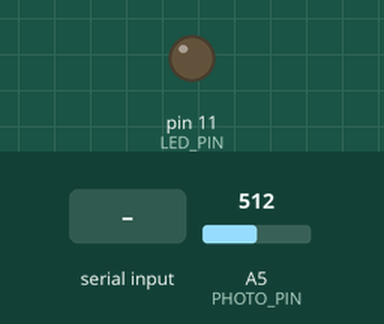
Simulated run of this sketch. Board: Arduino Uno, built with avr-gcc and run on an emulated ATmega328P. Parts: output pins drawn as LEDs (lit = HIGH). Inputs (shaded band) come from the test bench; at power-on: A5 (PHOTO_PIN) = 512. What the sketch prints to the serial monitor is not drawn.

Above: at 0.9 s.
1.0 s: "1" received over Serial
3.5 s: "90,45\n" received over Serial
Timing chart, 0 to 6.5 s (numbered marks = the images above; inputs shaded):
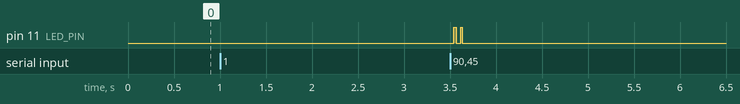

The sketch:

TFL.ino
```cpp
#define CRC12_POLY 0x180D      // x^12 + x^11 + x^3 + x^2 + x + 1
#define CRC16_POLY 0x8005      // x^16 + x^15 + x^2 + 1
#define CRC_CCITT_POLY 0x1021  // x^16 + x^12 + x^5 + 1
#define CRC3_POLY 0x07         // x^3 + 1
#define CRC4_POLY 0x13         // x^4 + x + 1
#define CRC5_POLY 0x25         // x^5 + x^2 + 1
#define CRC6_POLY 0x43         // x^6 + x + 1

#define LED_PIN 11    // Definir el pin del LED
#define PHOTO_PIN A5  // Pin donde se conecta el fototransistor

int option;

String receivedData = "";
unsigned int selectPolynomial(int option);
String charToBinary(char ch);
unsigned int binaryToHex(const String& binary);
int polyDegree(unsigned int poly);
int getCharsPerFrame(int degree);
String calculateCRC(const String& frame, unsigned int poly);
void showBinaryOnLED(const String& binaryStr);

void setup() {
  Serial.begin(9600);
  pinMode(LED_PIN, OUTPUT);
  Serial.println("Ingrese una palabra:");
  while (Serial.available() == 0);
  String word = Serial.readString();

  // Solicitar método CRC
  Serial.println("1. CRC-12");
  Serial.println("2. CRC-16");
  Serial.println("3. CRC-CCITT");
  Serial.println("4. CRC-3");
  Serial.println("5. CRC-4");
  Serial.println("6. CRC-5");
  Serial.println("7. CRC-6");

  while (Serial.available() == 0);
  option = Serial.parseInt();


  // Calcular y mostrar CRC por tramas basadas en el grado del polinomio
  unsigned int poly = selectPolynomial(option);
  int degree = polyDegree(poly);
  int charsPerFrame = getCharsPerFrame(degree);  // Calcular caracteres por trama basado en el grado


  String finalCRC = "";

  for (size_t i = 0; i < word.length(); i += charsPerFrame) {
    String extendedFrame = "";

    for (size_t j = 0; j < charsPerFrame && (i + j) < word.length(); j++) {
      extendedFrame += word[i + j];
    }

    // Si la trama no es completamente llena, ajustamos la longitud
    if (extendedFrame.length() < charsPerFrame) {
      // Si es la última trama, completa con caracteres de relleno (como un espacio o algo similar si es necesario)
      while (extendedFrame.length() < charsPerFrame) {
        extendedFrame += " ";  // Usamos espacio como relleno
      }
    }

    // Construir la representación binaria de la trama
    String binaryExtendedFrame = "";
    for (size_t j = 0; j < extendedFrame.length(); j++) {
      binaryExtendedFrame += charToBinary(extendedFrame[j]);
    }

    // Agregar ceros según el grado del polinomio
    for (int k = 0; k < degree; k++) {
      binaryExtendedFrame += "0";  // Agregar ceros al final
    }

    // Calcular CRC
    String crc = calculateCRC(binaryExtendedFrame, poly);
    String finalCRC = binaryExtendedFrame.substring(0, binaryExtendedFrame.length() - degree) + crc;

    Serial.print("Trama: ");
    Serial.print(extendedFrame);
    Serial.print(" (Extendido: ");
    Serial.print(binaryExtendedFrame);
    Serial.print(") Residuo: ");
    Serial.println(crc);
    Serial.print("Trama resultante: ");
    Serial.println(finalCRC);
    showBinaryOnLED(finalCRC);

}
  processReceivedData(receivedData, poly, degree, charsPerFrame);

  // Mostrar el CRC resultante completo a través del LED
  digitalWrite(LED_PIN, LOW);
}

void loop() {
  // El código no requiere un loop en este caso
}

unsigned int selectPolynomial(int option) {
  switch (option) {
    case 1: return CRC12_POLY;
    case 2: return CRC16_POLY;
    case 3: return CRC_CCITT_POLY;
    case 4: return CRC3_POLY;
    case 5: return CRC4_POLY;
    case 6: return CRC5_POLY;
    case 7: return CRC6_POLY;
    default: return 0;
  }
}

String charToBinary(char ch) {
  String binary = "";
  for (int i = 7; i >= 0; i--) {
    binary += (ch & (1 << i)) ? '1' : '0';
  }
  return binary;
}

unsigned int binaryToHex(const String& binary) {
  unsigned int hexValue = 0;
  for (size_t i = 0; i < binary.length(); i++) {
    hexValue = (hexValue << 1) | (binary[i] == '1' ? 1 : 0);
  }
  return hexValue;
}

int polyDegree(unsigned int poly) {
  int degree = 0;
  while (poly) {
    poly >>= 1;  // Desplazar a la derecha
    degree++;    // Aumentar el contador
  }
  return degree - 1;  // Restar 1 para obtener el grado
}

int getCharsPerFrame(int degree) {
  // Divide según el tamaño del polinomio
  if (degree <= 8) return 1;
  else return (degree + 7) / 8; // Redondeo para grados mayores
}

String calculateCRC(const String& frame, unsigned int poly) {
  unsigned int remainder = 0;
  for (size_t i = 0; i < frame.length(); i++) {
    remainder <<= 1;
    remainder |= (frame[i] == '1' ? 1 : 0);
    if (remainder & (1 << polyDegree(poly))) remainder ^= poly;
  }
  String crc = "";
  for (int i = polyDegree(poly) - 1; i >= 0; i--) {
    crc += ((remainder >> i) & 1) ? "1" : "0";
  }
  return crc;
}

void showBinaryOnLED(const String& binaryStr) {
  // Mostrar cada bit del resultado en el LED
  for (size_t i = 0; i < binaryStr.length(); i++) {
    // Encender o apagar el LED según el bit
    digitalWrite(LED_PIN, (binaryStr[i] == '1') ? HIGH : LOW);
    delay(10);  // Esperar un tiempo antes de mostrar el siguiente bit
    // Leer el valor del fototransistor durante el parpadeo del LED
    delay(5);
    int sensorValue = analogRead(PHOTO_PIN);  // Leer el valor del fototransistor
    if (sensorValue < 1021) {
      receivedData += "1";  // Si el valor es menor que 1021, es un 1
    } else {
      receivedData += "0";  // Si es mayor, es un 0
    }
  }
}

void processReceivedData(String receivedData, unsigned int poly, int degree, int charsPerFrame) {
  String binaryFrame = receivedData;

  String finalMessage = "";

  // Dividir la trama en fragmentos de acuerdo con los caracteres por trama
  for (size_t i = 0; i < binaryFrame.length(); i += charsPerFrame * 8 + degree) {


    String dataFrame = "";
    String crcFrame = "";

    // Extraer los datos (hasta charsPerFrame caracteres) y el CRC (degree bits)
    for (size_t j = 0; j < charsPerFrame * 8 && (i + j) < binaryFrame.length(); j++) {
      dataFrame += binaryFrame[i + j];
    }

    for (size_t j = 0; j < degree && (i + charsPerFrame * 8 + j) < binaryFrame.length(); j++) {
      crcFrame += binaryFrame[i + charsPerFrame * 8 + j];
    }

    // Realizar la operación XOR con el polinomio
    String extendedFrame = dataFrame + crcFrame;
    String crcCalculated = calculateCRC(extendedFrame, poly);
    String zeros = "";
    for (size_t i = 0; i < crcFrame.length(); i++) {
      zeros += "0";  // Agregar un '0' por cada iteración
    }

    crcCalculated.trim();
    zeros.trim();
    // Comparar el CRC calculado con el CRC recibido
    if (crcCalculated == zeros) {

      // El CRC es correcto, mostrar el carácter original
      String originalChar = "";
      for (size_t k = 0; k < dataFrame.length(); k += 8) {
        String charBinary = dataFrame.substring(k, k + 8);
        originalChar += (char)binaryToHex(charBinary);
      }
      finalMessage += originalChar;
    } else {
      // El CRC no es válido, mostrar un "?"
      finalMessage += "?";
    }
  }

  // Mostrar el mensaje final
  Serial.print("Mensaje recibido: ");
  Serial.println(finalMessage);
}
```

Measured:
- after the input at 1.0 s, every drawn part: stays the same
- after the input at 3.5 s, pin 11 (LED_PIN): alternates HIGH for 0.02 s and LOW for 0.05 s, 4 changes in all, then stays LOW, starting at once
